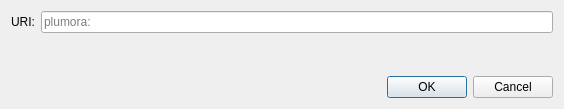
<?xml version="1.0" encoding="UTF-8"?>
<ui version="4.0">
 <class>OpenURIDialog</class>
 <widget class="QDialog" name="OpenURIDialog">
  <property name="geometry">
   <rect>
    <x>0</x>
    <y>0</y>
    <width>564</width>
    <height>109</height>
   </rect>
  </property>
  <property name="windowTitle">
   <string>Open plumora URI</string>
  </property>
  <layout class="QVBoxLayout" name="verticalLayout">
   <item>
    <layout class="QHBoxLayout" name="horizontalLayout">
     <item>
      <widget class="QLabel" name="label">
       <property name="text">
        <string>URI:</string>
       </property>
      </widget>
     </item>
     <item>
      <widget class="QValidatedLineEdit" name="uriEdit">
       <property name="placeholderText">
        <string notr="true">plumora:</string>
       </property>
      </widget>
     </item>
    </layout>
   </item>
   <item>
    <spacer name="verticalSpacer">
     <property name="orientation">
      <enum>Qt::Vertical</enum>
     </property>
     <property name="sizeHint" stdset="0">
      <size>
       <width>20</width>
       <height>40</height>
      </size>
     </property>
    </spacer>
   </item>
   <item>
    <widget class="QDialogButtonBox" name="buttonBox">
     <property name="orientation">
      <enum>Qt::Horizontal</enum>
     </property>
     <property name="standardButtons">
      <set>QDialogButtonBox::Cancel|QDialogButtonBox::Ok</set>
     </property>
    </widget>
   </item>
  </layout>
 </widget>
 <customwidgets>
  <customwidget>
   <class>QValidatedLineEdit</class>
   <extends>QLineEdit</extends>
   <header>qt/qvalidatedlineedit.h</header>
  </customwidget>
 </customwidgets>
 <resources/>
 <connections>
  <connection>
   <sender>buttonBox</sender>
   <signal>accepted()</signal>
   <receiver>OpenURIDialog</receiver>
   <slot>accept()</slot>
   <hints>
    <hint type="sourcelabel">
     <x>248</x>
     <y>254</y>
    </hint>
    <hint type="destinationlabel">
     <x>157</x>
     <y>274</y>
    </hint>
   </hints>
  </connection>
  <connection>
   <sender>buttonBox</sender>
   <signal>rejected()</signal>
   <receiver>OpenURIDialog</receiver>
   <slot>reject()</slot>
   <hints>
    <hint type="sourcelabel">
     <x>316</x>
     <y>260</y>
    </hint>
    <hint type="destinationlabel">
     <x>286</x>
     <y>274</y>
    </hint>
   </hints>
  </connection>
 </connections>
</ui>
